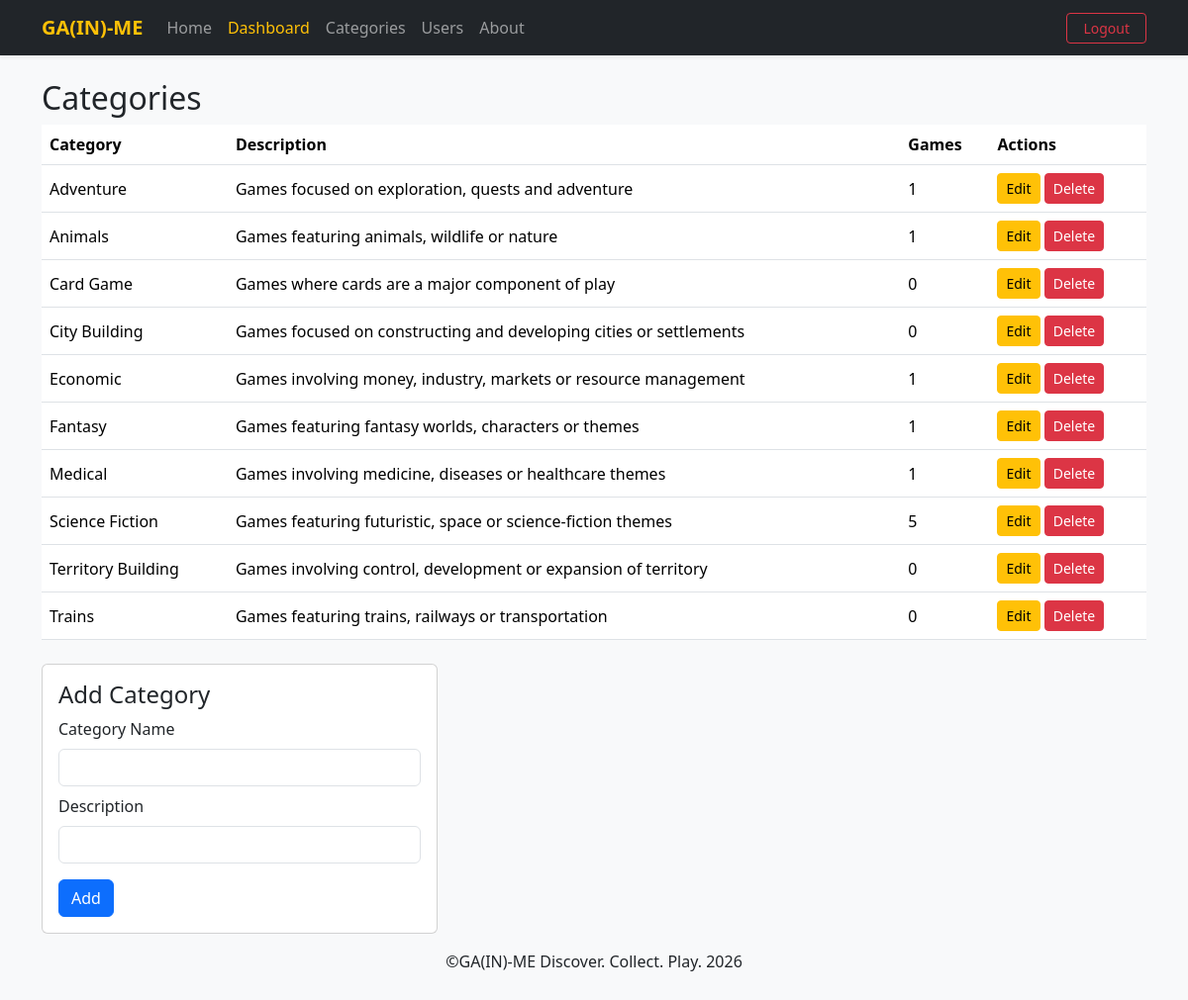
Screenshot of /admin/categories.php (signed in) with the database file from the repository.
### tables this page shows
CREATE TABLE `categories` (
  `id` int(11) NOT NULL,
  `category_name` varchar(100) NOT NULL,
  `description` varchar(255) DEFAULT NULL
);

### admin/categories.php (the view, shortened to what this page needs)
<?php
require_once("../components/header.php");
$conn = create_connection();
$editCat = null;
$categories = $conn->query("
    SELECT categories.*, COUNT(games.id) AS game_count
    FROM categories
    LEFT JOIN games ON games.category_id = categories.id
    GROUP BY categories.id
    ORDER BY categories.category_name
")->fetch_all(MYSQLI_ASSOC);
?>
<h2>Categories</h2>
<table class="table align-middle mb-4">
    <thead>
        <tr>
            <th>Category</th>
            <th>Description</th>
            <th>Games</th>
            <th>Actions</th>
        </tr>
    </thead>
    <tbody>
        <?php foreach ($categories as $cat): ?>
            <tr>
                <td><?= htmlspecialchars($cat["category_name"]) ?></td>
                <td><?= htmlspecialchars($cat["description"]) ?></td>
                <td><?= $cat["game_count"] ?></td>
                <td>
                    <a href="categories.php?edit=<?= $cat["id"] ?>" class="btn btn-warning btn-sm">Edit</a>
                    <form method="post" action="#" onsubmit="return confirm('Delete category?');" class="d-inline">
                        <button type="submit" class="btn btn-danger btn-sm">Delete</button>
                    </form>
                </td>
            </tr>
        <?php endforeach; ?>
    </tbody>
</table>
<div class="card p-3" style="max-width: 400px;">
    <h4><?= $editCat ? "Edit Category" : "Add Category" ?></h4>
    <form method="post" action="#">
        <div class="mb-2">
            <label class="form-label">Category Name</label>
            <input type="text" name="category_name" class="form-control" value="<?= htmlspecialchars($editCat['category_name'] ?? '') ?>" required>
        </div>
        <div class="mb-3">
            <label class="form-label">Description</label>
            <input type="text" name="description" class="form-control" value="<?= htmlspecialchars($editCat['description'] ?? '') ?>">
        </div>
        <button type="submit" name="save_category" class="btn btn-primary"><?= $editCat ? "Update" : "Add" ?></button>
    </form>
</div>
<?php require_once("../components/footer.php"); ?>

### rows the page displays
categories: category_name "Adventure", description "Games focused on exploration, quests and adventure", game_count "1"
categories: category_name "Animals", description "Games featuring animals, wildlife or nature", game_count "1"
categories: category_name "Card Game", description "Games where cards are a major component of play", game_count "0"
categories: category_name "City Building", description "Games focused on constructing and developing cities or settlements", game_count "0"
categories: category_name "Economic", description "Games involving money, industry, markets or resource management", game_count "1"
categories: category_name "Fantasy", description "Games featuring fantasy worlds, characters or themes", game_count "1"
categories: category_name "Medical", description "Games involving medicine, diseases or healthcare themes", game_count "1"
categories: category_name "Science Fiction", description "Games featuring futuristic, space or science-fiction themes", game_count "5"
categories: category_name "Territory Building", description "Games involving control, development or expansion of territory", game_count "0"
categories: category_name "Trains", description "Games featuring trains, railways or transportation", game_count "0"
